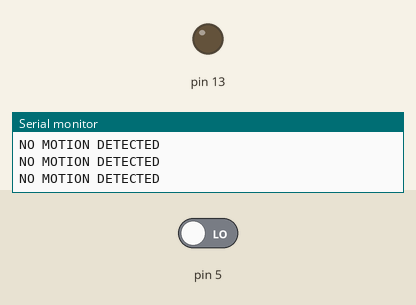
A sketch run on a simulated Arduino Uno, built with avr-gcc and run on an emulated ATmega328P. Shown: output pins drawn as LEDs (lit = HIGH), the last lines printed to the serial monitor. The inputs (shaded band) are chosen by the test bench; at power-on: pin 5 LOW.

Above: at 1.8 s.
1.9 s: pin 5 driven HIGH
At 2.5 s:
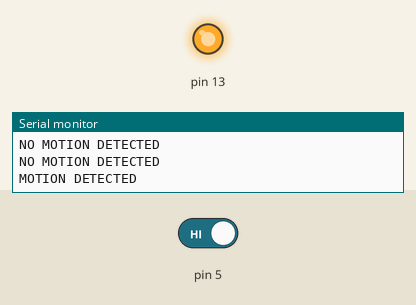
3.5 s: pin 5 driven LOW
At 4.8 s:
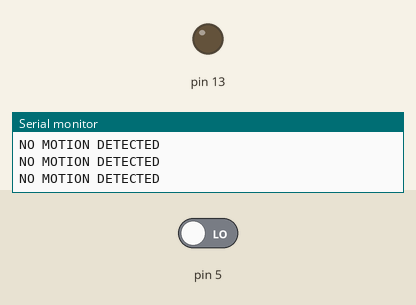
Timing chart, 0 to 6.5 s (numbered marks = the images above; inputs shaded):
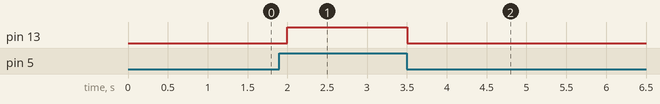

The sketch:

Sensor.ino
```cpp
// C++ code
//
void setup()
{
 pinMode ( 13, OUTPUT);
  pinMode(5, INPUT);
  Serial.begin(9600);
}

void loop()
{
 int value;
  value = digitalRead(5);
  if(value == HIGH){
    digitalWrite(13, HIGH);
  Serial.println("MOTION DETECTED");
}
else{
  digitalWrite(13, LOW);
  Serial.println("NO MOTION DETECTED");
}
 delay(500);
}
```

Measured:
- after the input at 1.9 s, pin 13: LOW → HIGH after 0.10 s
- after the input at 3.5 s, pin 13: HIGH → LOW at once
